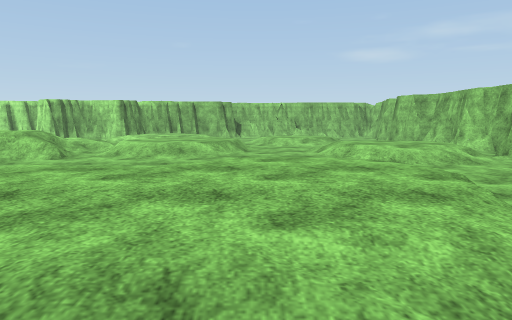
view 1 (above)

24 first-person views from a walk through a 3-D level made in the Unity game engine. The camera is 1.3 m above the floor, tilts 6° down and sees 70° across. The floor is counted in squares, 2 m on a side. Each view is taken from the middle of a square. On the plan, view 1 faces up. The plan holds only what a view shows up to about 11 squares ahead; the rest is blank. The place goes on beyond the plan. The player character is not drawn. Surface patterns are stand-ins for the level's own textures.

view 2
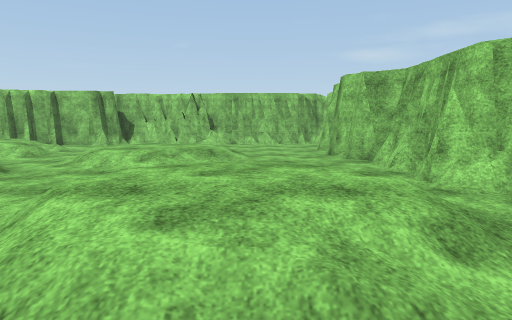

view 3
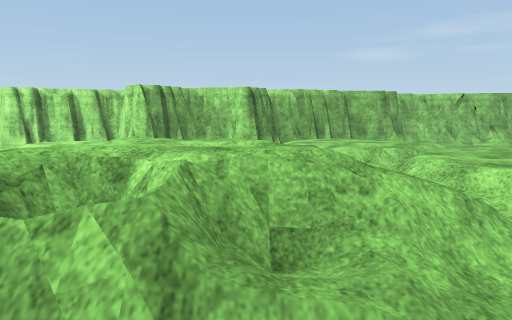

view 4
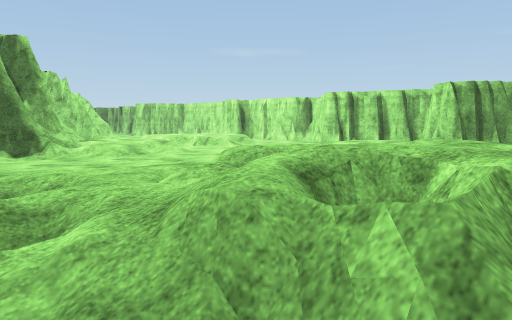

view 5
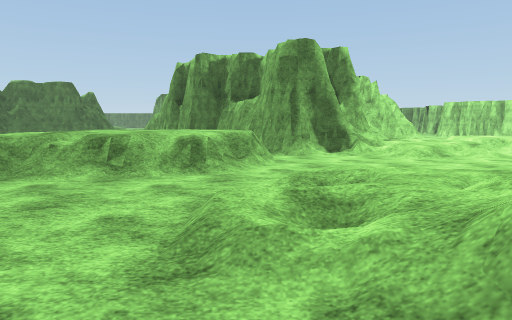

view 6
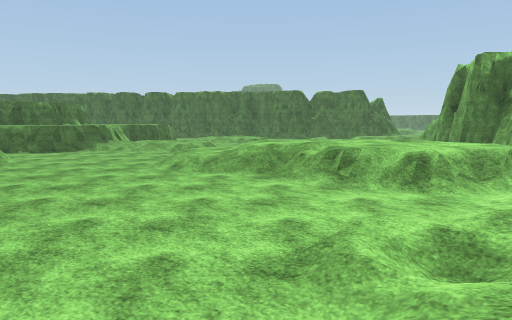

view 7
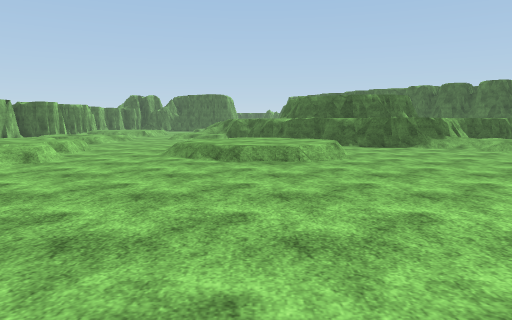

view 8
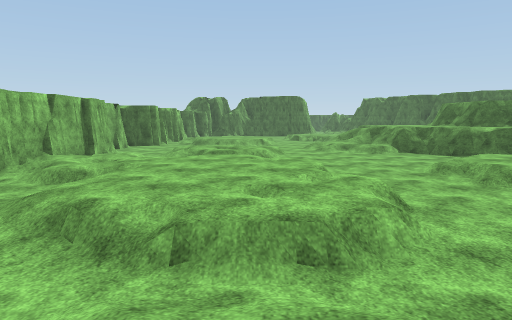

view 9
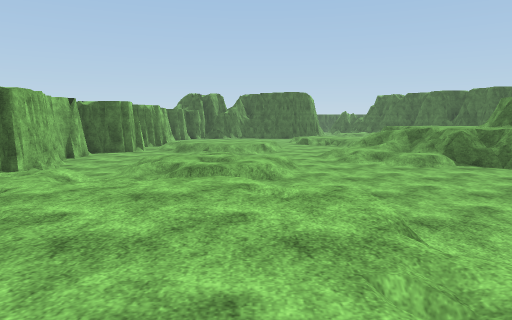

view 10
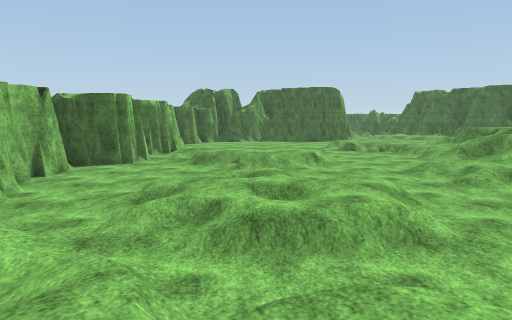

view 11
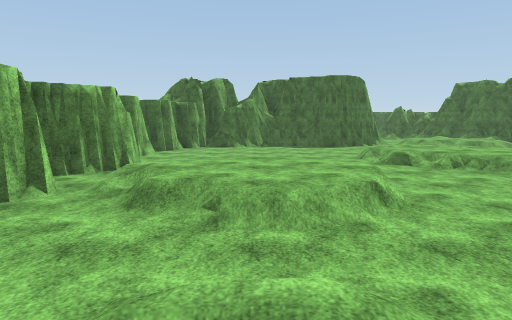

view 12
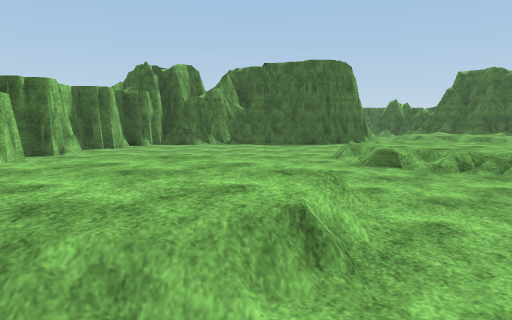

view 13
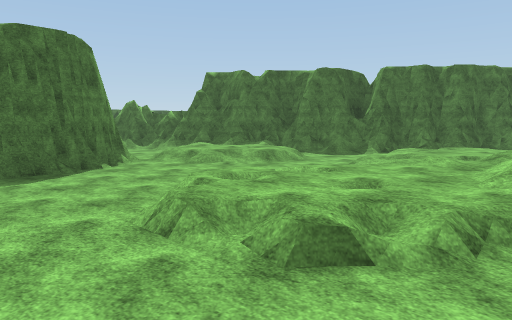

view 14
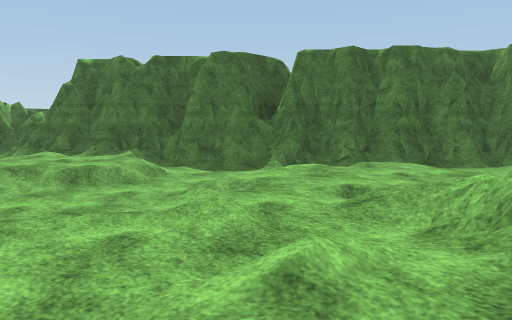

view 15
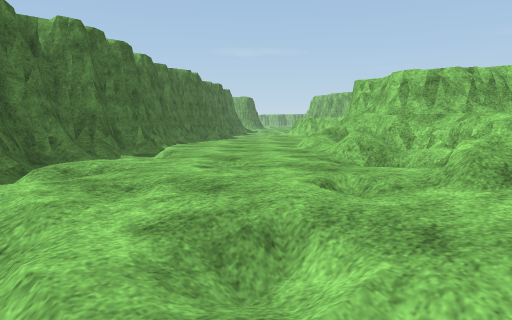

view 16
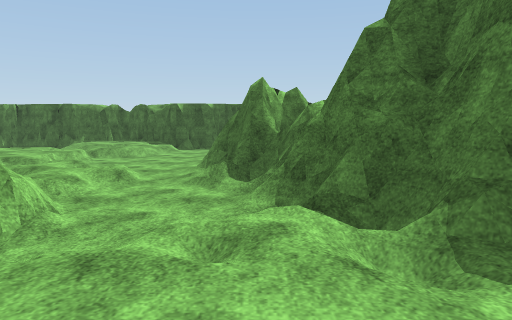

view 17
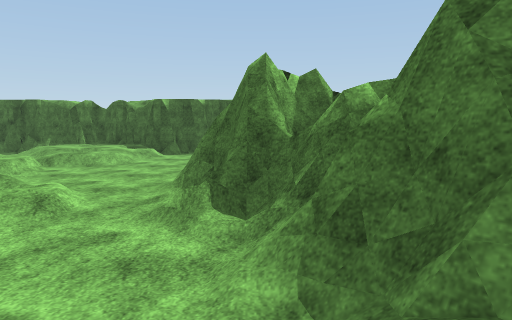

view 18
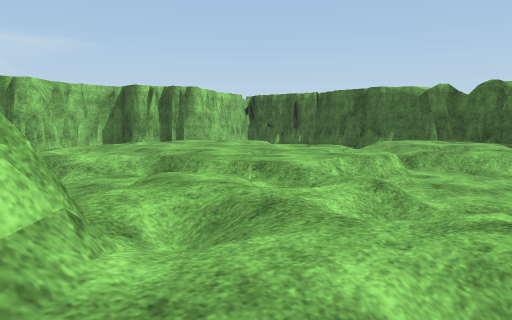

view 19
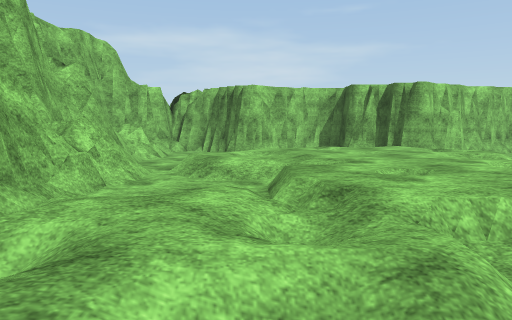

view 20
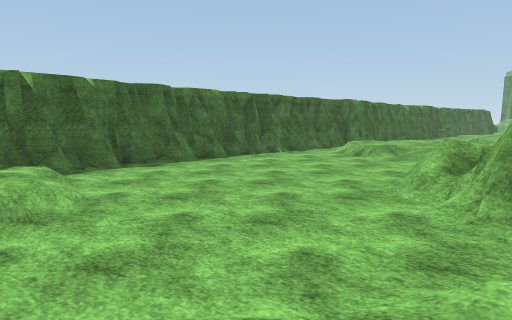

view 21
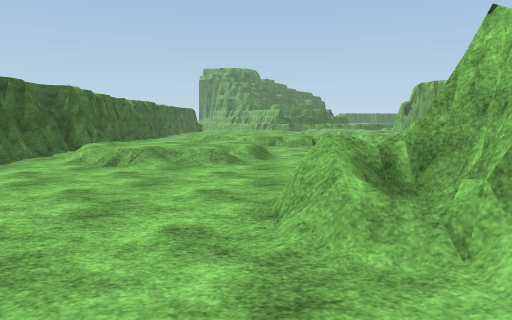

view 22
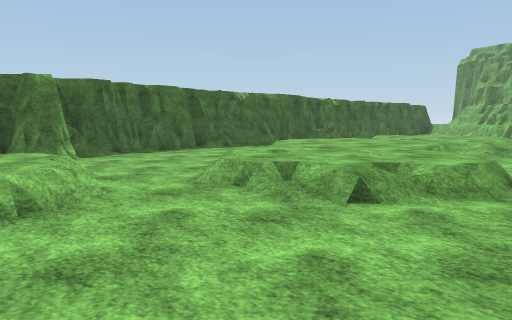

view 23
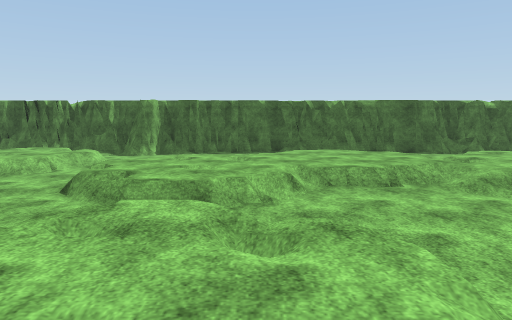

view 24
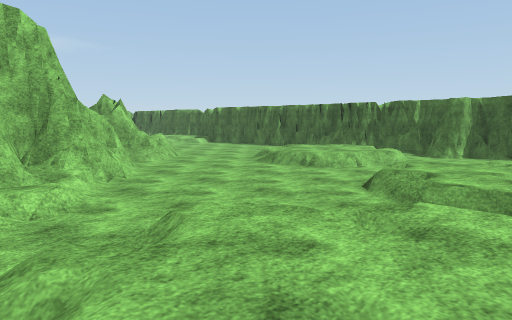

### Floor plan
Key: @ floor where view 1 was taken; # wall or solid block; x gap in a wall; . main floor; : floor 0.25 m higher than the main floor; + floor 0.5 m higher than the main floor; * floor 0.75 m higher than the main floor; % floor 1 m higher than the main floor; & floor 1.25 m higher than the main floor; $ floor 1.5 m higher than the main floor; / step, stairs or slope; = window, fence, low wall or low ledge; ^ raised ledge.
Columns run from 23 left of view 1 to 6 right of it. Each row starts with its distance up from view 1.
 16                       #######
 15              ##   #####.....#
 14            .#  ####./.......#
 13           /.  +/   +++.   ..#
 12         ++:.  ++   +++//::..#
 11         :++.       .+/./+:..#
 10          //..     ///+/.....#
  9       ## ://..   //:/++../: ##
  8       ## /::..  /%%//++..+++.#
  7          ##... :////.....++/##
  6          ##/..//+//....  ...
  5         ###=*...:..  ...  ..
  4         #/ %//..... /:/++/.
  3        ##  *%%......:++++/
  2            /%*....../++++.
  1             **/...... /+/
  0             /++........@..
 -1             /+......../++/
 -2              ....//...+++:.
 -3             .....+++...++/..
 -4             /....+++../+++:.
 -5             +//../+/..//++:/#
 -6            /:=#=/  ......::/#
 -7            #=#=#===..../:...#
 -8                 ##=....+:/.:#
 -9           =#    ^#==/...//..#
-10           +==    #$$+/......#
-11           /++#^^^=$/*.../...#
-12        #/  +++^^# ///..+++.##
-13        ##/ ++++&x ///..+++.##
-14         ###/++++=$/+.../+//##
-15           #.:+++++/++..  /.#
-16           ##./++:/+++/..  ..
-17            ##//://////.....##
-18             #/.............#
-19             ##.............#
-20              ##.++/.......##
-21               #/++/.#######
-22        /+/.   ##/+//#
-23       /++/.=#####/.##   ####
-24      ./:+/..#####/..######=##
-25      ..//.....###/..:+..//./#
-26     ...///.....###/////.+//##
-27  :+///:++/.....###/../++++/.#
-28  ++/++++++.//......../++++/##
-29  :++++++//.+:+.......//+///#
-30   /./++....+++......::/../ #
-31   .    .....+/......:++.   #
-32 ##..##....#..##.##.##+++. ##
-33 ###########################

Positions as (right, up) in squares from view 1, and headings:
1: (0, 0), facing up
2: (3, 5), facing up
3: (-5, 5), facing up
4: (-5, 5), facing up-left
5: (-5, 5), facing left
6: (-5, 6), facing down-left
7: (-5, 4), facing down
8: (0, 2), facing down
9: (0, -1), facing down
10: (1, -4), facing down
11: (1, -8), facing down
12: (0, -10), facing down
13: (0, -14), facing down-left
14: (-4, -14), facing down-left
15: (-6, -18), facing up-left
16: (-6, -20), facing down
17: (-6, -22), facing down
18: (-4, -24), facing down-right
19: (-4, -26), facing right
20: (-2, -26), facing down-left
21: (-4, -28), facing left
22: (-11, -25), facing down-left
23: (-16, -22), facing down
24: (-16, -22), facing down-right
